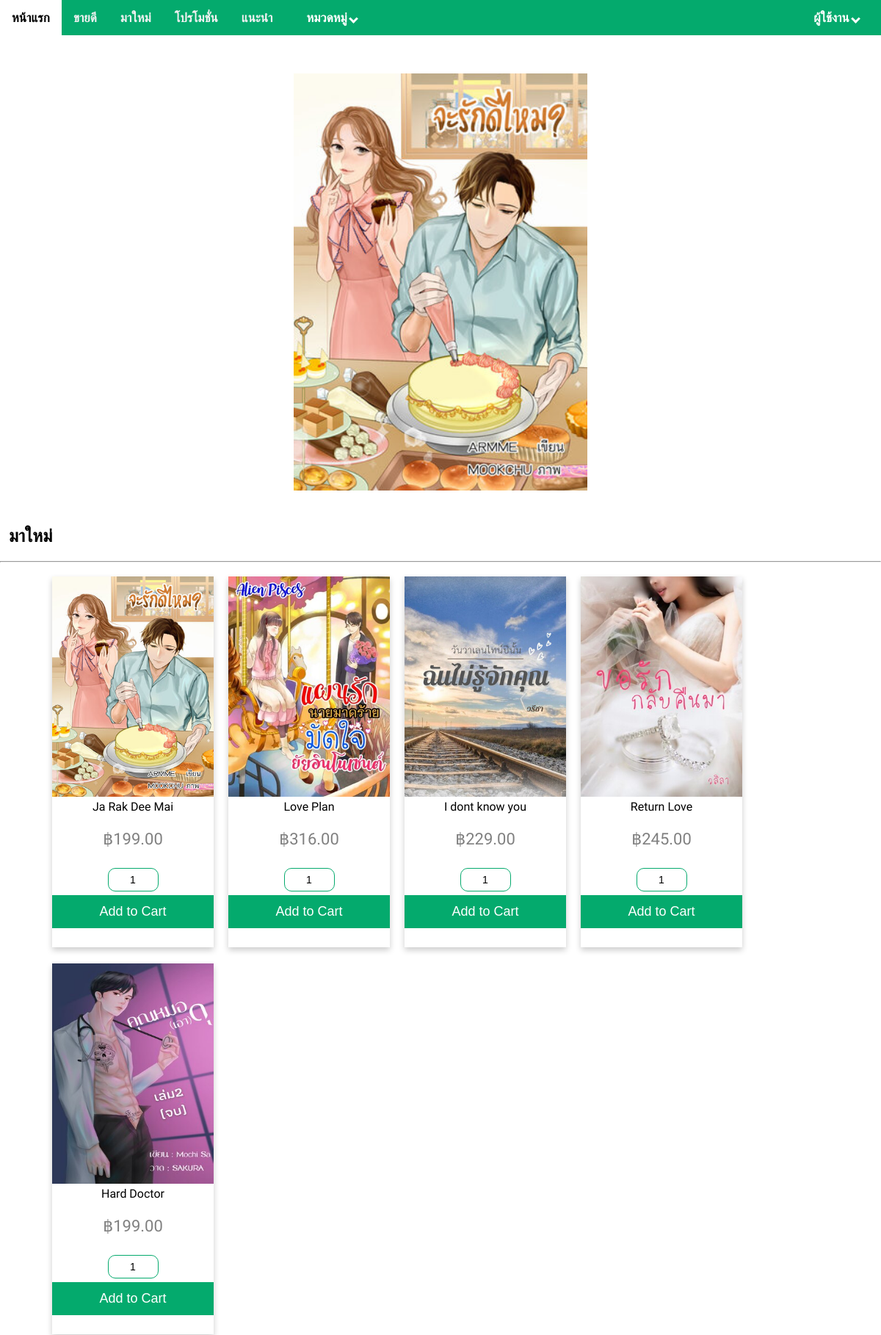
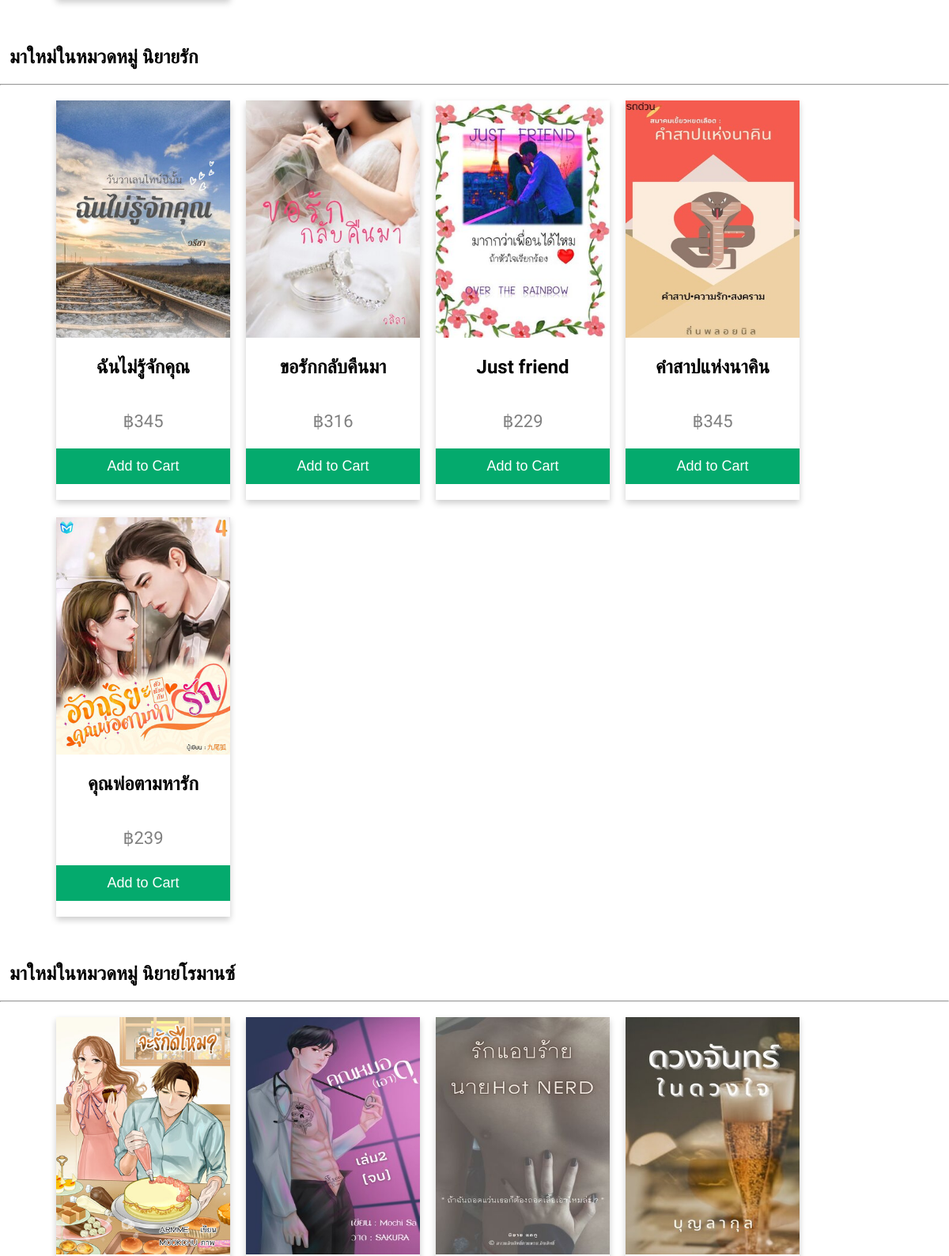
The page / (upper part) on the database its author committed (2 pictures, top to bottom).
### tables this page shows
CREATE TABLE `tblproduct` (
  `id` int(8) NOT NULL,
  `name` varchar(255) NOT NULL,
  `code` varchar(255) NOT NULL,
  `image` text NOT NULL,
  `price` double(10,2) NOT NULL
);

### dbcontroller.php (called while the page is built, shortened)
<?php
class DBController {
    private $host = "localhost";
    private $user = "root";
    private $password = "";
    private $database = "Beok";
    private $conn;
    function __construct() {
        $this->conn = $this->connectDB();
    }
    function connectDB() {
        $conn = mysqli_connect($this->host, $this->user, $this->password, $this->database);
        return $conn;
    }
    function runQuery($query) {
        $result = mysqli_query($this->conn, $query);
        while($row = mysqli_fetch_assoc($result)) {
            $resultset[] = $row;
        }
        if(!empty($resultset))
            return $resultset;
    }
}
?>

### index.php (the view, shortened to what this page needs)
<?php
    require_once('dbcontroller.php');
    $db_handle = new DBController();
?>
<!DOCTYPE html>
<html lang="en">
<head>
    <link rel="stylesheet" href="style.css">
    <link rel="stylesheet" href="test.js">
</head>
<body  style="font-family: Prompt;" background = "picture/background/BG2.jpg">
        <div class="topnav">
            <a class="active" href="index.php"><b>หน้าแรก</b></a>
            <a href="bestseller.html"><b>ขายดี</b></a>
            <a href="new.html"><b>มาใหม่</b></a>
            <a href="promotion.html"><b>โปรโมชั่น</b></a>
            <a href="recommend.html"><b>แนะนำ</b></a>
            <div class="dropdown">
                <button class="dropbtn"><b>หมวดหมู่ <i class="arrow"></i></b></button>
            </div>
            <div class="topnav-right">
                <div class="dropdown">
                    <button class="dropbtn"><b>ผู้ใช้งาน <i class="arrow"></i></b></button>
                </div>
            </div>
        </div>
        <div class="centerSlide" style="max-width:500px" >
            <img class="mySlides" src="picture/index/hp1.gif" style="width:80%">
        </div>
        <h2><br>&nbsp;&nbsp;มาใหม่</h2>
        <hr>
        <div class="row">
            <?php
                $product_array = $db_handle->runQuery("SELECT * FROM tblproduct ORDER BY id ASC");
                if(!empty($product_array)) {
                    foreach($product_array as $key => $value){
            ?>
            <div class="column">
                <div class="card" >
                    <form action="cart.php?action=add&code=<?php echo $product_array[$key]["code"]; ?>" method="post">
                    <a href="books/b1.html" target="_blank" ><img src="<?php echo $product_array[$key]["image"]; ?>" alt="book"></a>
                    <div class="book-name"><?php echo $product_array[$key]["name"]; ?></div>
                    <p class="price">฿<?php echo $product_array[$key]["price"]; ?></p>
                    <input type="text" class="book-quantity" name="quantity" value=1 size="2">
                    <input type="submit" value="Add to Cart" class="btnAdd">
                    </form>
                </div>
            </div>
            <?php
                    }
                }
            ?>
        </div>
        <h2><br>&nbsp;&nbsp;มาใหม่ในหมวดหมู่ นิยายรัก</h2>
        <hr>
        <div class="row">
            <div class="column">
                <div class="card">
                    <a href="#" target="_blank" ><img src ="picture/index/hp3.gif" alt="book" ></a>
                    <h2>ฉันไม่รู้จักคุณ</h2>
                    <p class="price">฿345</p>
                    <input type="submit" value="Add to Cart" class="btnAdd">
                </div>
            </div>
            <div class="column">
                <div class="card">
                    <a href="#" target="_blank" ><img src ="picture/index/hp4.gif" alt="book" ></a>
                    <h2>ขอรักกลับคืนมา</h2>
                    <p class="price">฿316</p>
                    <input type="submit" value="Add to Cart" class="btnAdd">
                </div>
            </div>
            <div class="column">
                <div class="card">
                    <a href="#" target="_blank" ><img src ="picture/index/hp6.gif" alt="book" ></a>
                    <h2>Just friend</h2>
                    <p class="price">฿229</p>
                    <input type="submit" value="Add to Cart" class="btnAdd">
                </div>
            </div>
            <div class="column">
                <div class="card">
                    <a href="#" target="_blank" ><img src ="picture/index/hp7.gif" alt="book" ></a>
                    <h2>คำสาปแห่งนาคิน</h2>
                    <p class="price">฿345</p>
                    <input type="submit" value="Add to Cart" class="btnAdd">
                </div>
            </div>
            <div class="column">
                <div class="card">
                    <a href="#" target="_blank" ><img src ="picture/index/hp8.gif" alt="book" ></a>
                    <h2>คุณพ่อตามหารัก</h2>
                    <p class="price">฿239</p>
                    <input type="submit" value="Add to Cart" class="btnAdd">
                </div>
            </div>
        </div>
        <h2><br>&nbsp;&nbsp;มาใหม่ในหมวดหมู่ นิยายโรมานซ์</h2>
        <hr>
        <div class="row">
            <div class="column">
                <div class="card">
                    <a href="#" target="_blank" ><img src ="picture/index/hp1.gif" alt="book" ></a>
                </div>
            </div>
            <div class="column">
                <div class="card">
                    <a href="#" target="_blank" ><img src ="picture/index/hp5.gif" alt="book" ></a>
                </div>
            </div>
            <div class="column">
                <div class="card">
                    <a href="#" target="_blank" ><img src ="picture/index/hp9.gif" alt="book" ></a>
                </div>
            </div>
            <div class="column">
                <div class="card">
                    <a href="#" target="_blank" ><img src ="picture/index/hp10.gif" alt="book" ></a>
                </div>
            </div>
        </div>
        <br>
    </body>
</html>

### style.css (style rules this page uses)
body { margin: 0; font-family: "Prompt"; }
.topnav { overflow: hidden; background-color: #04AA6D; position: fixed; z-index: 1; top: 0; width: 100%; }
.topnav a { float: left; color: #f2f2f2; text-align: center; padding: 14px 16px; text-decoration: none; font-size: 17px; }
.topnav a.active { background-color: white; color: black; }
.topnav-right { float: right; }
.dropdown { float: left; overflow: auto; }
.dropdown .dropbtn { font-size: 17px; border: none; outline: none; color: white; padding: 14px 30px; background-color: #04AA6D; font-family: inherit; margin: 0; }
.card { box-shadow: 0 4px 8px 0 rgba(0, 0, 0, 0.2); margin: 5%; width: 220px; height: 505px; text-align: center; background-color: #fff; display: flex; flex-direction: column; }
.price { color: grey; font-size: 22px; }
.btnAdd { border: none; padding: 12px; color: white; background-color: #04AA6D; text-align: center; cursor: pointer; width: 100%; font-size: 18px; }
.card img { height: 300px; width: 220px; }
.column { float: left; width: auto; padding: 0 10px; }
.row { margin: 0 50px; }
.row:after { content: ""; display: table; clear: both; }
.arrow { border: solid white; border-width: 0 3px 3px 0; display: inline-block; padding: 3px; transform: rotate(45deg); }
.book-quantity { padding: 7px 16px; margin: 5px; font-size: 14px; border-radius: 10px; border: 1px solid #04AA6D; text-align: center; }
.mySlides { display:none; margin:auto; }
.centerSlide { margin-top: 100px; display: block; margin-left: auto; margin-right: auto; width: auto; }

### rows shown on the page
tblproduct: image (picture), name "Ja Rak Dee Mai", price "199.00"
tblproduct: image (picture), name "Love Plan", price "316.00"
tblproduct: image (picture), name "I dont know you", price "229.00"
tblproduct: image (picture), name "Return Love", price "245.00"
tblproduct: image (picture), name "Hard Doctor", price "199.00"
